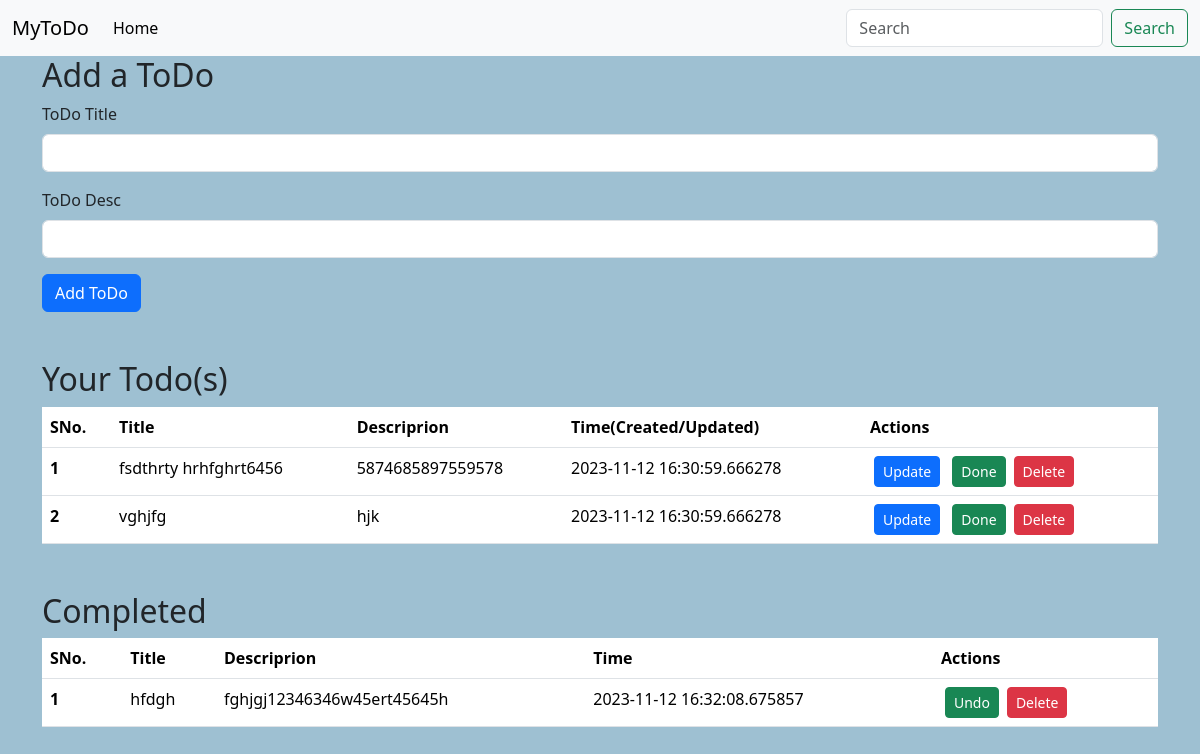
Before: / with the older database file.
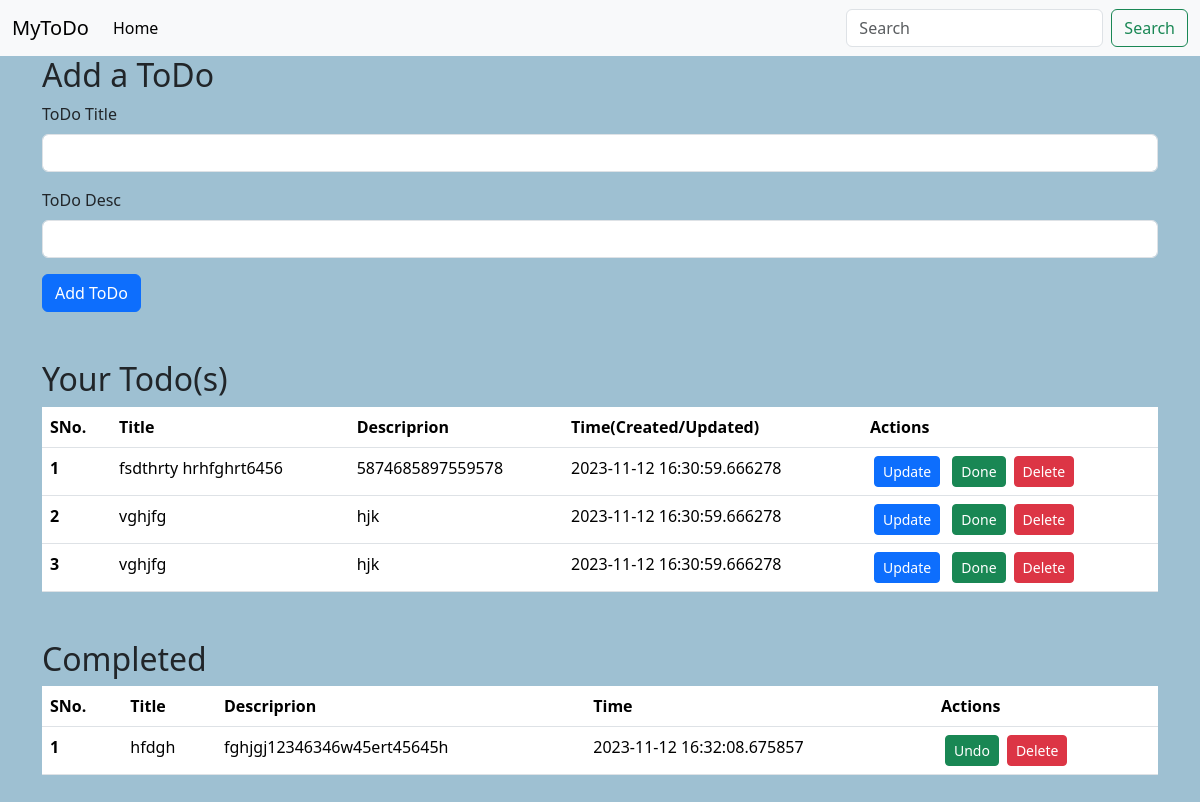
After: the same page with the newer database file.
### app.py (models this page shows, shortened)
class Todo(db.Model):
    sno = db.Column(db.Integer, primary_key=True)
    title = db.Column(db.String(200), nullable=False)
    desc = db.Column(db.String(500), nullable=False)
    date_created = db.Column(db.DateTime, default=datetime.now(pytz.timezone('Asia/Kolkata') ) )

class Done(db.Model):
    sno = db.Column(db.Integer, primary_key=True)
    title = db.Column(db.String(200), nullable=False)
    desc = db.Column(db.String(500), nullable=False)
    date_created = db.Column(db.DateTime, default=datetime.now(pytz.timezone('Asia/Kolkata') ) )
    def __repr__(self) -> str:
        return f"{self.sno} - {self.title}"

### app.py (the view, shortened to what this page needs)
@app.route('/', methods=['GET', 'POST'])
def hello_world():
    allTodo = Todo.query.all()
    allDone = Done.query.all()
    print("All done: \n", allDone,"\n\n")
    return render_template('index.html', allTodo=allTodo, allDone=allDone)

### templates/index.html (shortened to what this page needs)
{% extends 'base.html' %}
{% block body %}
    <div class="container">
      <h2>Add a ToDo</h2>
      <form action="/" method="POST">
        <div class="mb-3">
          <label for="title" class="form-label">ToDo Title</label>
          <input type="text" class="form-control" name="title" id="title" required />
        </div>
        <div class="mb-3">
          <label for="desc" class="form-label">ToDo Desc</label>
          <input type="text" class="form-control" id="desc" name="desc" required/>
        </div>
        <button type="submit" class="btn btn-primary">Add ToDo</button>
      </form>
    </div>
    <div class="container my-5">
      <h2>Your Todo(s)</h2>
      {% if allTodo|length==0 %}
        <h5>No Records Found</h5>
      {% else %}
      <table class="table">
        <thead>
          <tr>
            <th scope="col">SNo.</th>
            <th scope="col">Title</th>
            <th scope="col">Descriprion</th>
            <th scope="col">Time(Created/Updated)</th>
            <th scope="col">Actions</th>
          </tr>
        </thead>
        <tbody>
          {% for todo in allTodo %}
          <tr>
            <th scope="row">{{loop.index}}</th>
            <td>{{todo.title}}</td>
            <td>{{todo.desc}}</td>
            <td>{{todo.date_created}}</td>
            <td>
                <a href="/update/{{todo.sno}}" type="button" class="btn btn-primary btn-sm mx-1">
                    Update
                    </a>
              <a href="/done/{{todo.sno}}" type="button" class="btn btn-success btn-sm mx-1">
                Done
              <a href="/delete/Todo/{{todo.sno}}" type="button" class="btn btn-danger btn-sm mx-1">
                Delete
              </a>
            </td>
          </tr>
          {% endfor %}
        </tbody>
      </table>
       {% endif %}
    </div>
    <div class="container my-5">
      <h2>Completed</h2>
      {% if allDone|length==0 %}
        <h5>No Todo is Completed</h5>
      {% else %}
      <table class="table">
        <thead>
          <tr>
            <th scope="col">SNo.</th>
            <th scope="col">Title</th>
            <th scope="col">Descriprion</th>
            <th scope="col">Time</th>
            <th scope="col">Actions</th>
          </tr>
        </thead>
        <tbody>
          {% for done in allDone %}
          <tr>
            <th scope="row">{{loop.index}}</th>
            <td>{{done.title}}</td>
            <td>{{done.desc}}</td>
            <td>{{done.date_created}}</td>
            <td>
              <a href="/undone/{{done.sno}}" type="button" class="btn btn-success btn-sm mx-1">
                Undo
              <a href="/delete/Done/{{done.sno}}" type="button" class="btn btn-danger btn-sm mx-1">
                Delete
            </td>
          </tr>
          {% endfor %}
        </tbody>
      </table>
       {% endif %}
    </div>
{% endblock body %}

### templates/base.html (shortened to what this page needs)
<!DOCTYPE html>
<html lang="en">
  <head>
    <link
      href="https://cdn.jsdelivr.net/npm/bootstrap@5.3.2/dist/css/bootstrap.min.css"
      rel="stylesheet"
    />
    <link
      rel="stylesheet"
      href="{{ url_for('static', filename='css/style.css') }}"
    />
  </head>
  <body>
    <nav class="navbar navbar-expand-lg bg-body-tertiary">
      <div class="container-fluid">
        <a class="navbar-brand" href="/">MyToDo</a>
        <div class="collapse navbar-collapse" id="navbarSupportedContent">
          <ul class="navbar-nav me-auto mb-2 mb-lg-0">
            <li class="nav-item">
              <a class="nav-link active" aria-current="page" href="/">Home</a>
            </li>
          </ul>
          <form class="d-flex" role="search">
            <input
              class="form-control me-2"
              type="search"
              placeholder="Search"
              aria-label="Search"
            />
            <button class="btn btn-outline-success" type="submit">
              Search
            </button>
          </form>
        </div>
      </div>
    </nav>
    {% block body %} {% endblock body %}
  </body>
</html>

### static/css/style.css (style rules this page uses)
body { background-color: rgb(158, 192, 210); }

Changed rows visible on the page:
added Todo: title "vghjfg", desc "hjk", date_created "2023-11-12 16:30:59.666278"
